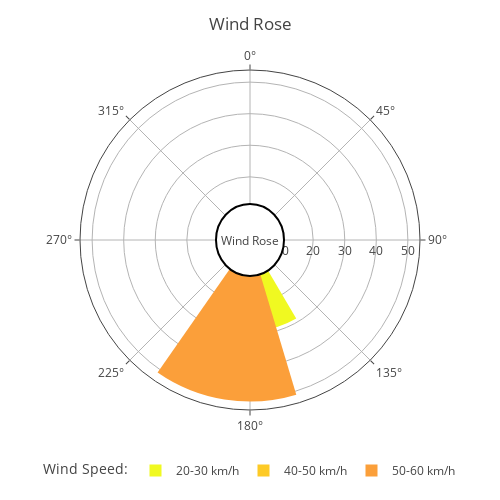

The code cell stored with this chart in its notebook:
### Code cell
wind_df = sta.plot_wind(df_filter1.query('uid == 13 and time <= 10'),style='bar')

### Figure 1 — Plotly figure (JSON) as saved in the notebook; plotly's stock layout.template omitted (floating-point values rounded to 4 significant figures)
{"data": [{"base": ["20-30 km/h"], "customdata": [[13, 175.3, 28.86, "2014-09-07 01:24:00"]], "hovertemplate": "<b>%{hovertext}</b><br><br>Wind Speed:=%{base}<br>velocity=%{customdata[2]}<br>direction=%{customdata[1]}<br>uid=%{customdata[0]}<br>timestamp=%{customdata[3]}<extra></extra>", "hovertext": ["13"], "legendgroup": "20-30 km/h", "marker": {"color": "#f0f921", "pattern": {"shape": ""}}, "name": "20-30 km/h", "r": [28.86], "showlegend": true, "subplot": "polar", "theta": [175.3], "type": "barpolar"}, {"base": ["40-50 km/h", "40-50 km/h", "40-50 km/h"], "customdata": [[13, 186.3, 41.0, "2014-09-07 01:12:00"], [13, 195.5, 42.38, "2014-09-07 02:00:00"], [13, 192.6, 45.54, "2014-09-07 01:48:00"]], "hovertemplate": "<b>%{hovertext}</b><br><br>Wind Speed:=%{base}<br>velocity=%{customdata[2]}<br>direction=%{customdata[1]}<br>uid=%{customdata[0]}<br>timestamp=%{customdata[3]}<extra></extra>", "hovertext": ["13", "13", "13"], "legendgroup": "40-50 km/h", "marker": {"color": "#fdca26", "pattern": {"shape": ""}}, "name": "40-50 km/h", "r": [41.0, 42.38, 45.54], "showlegend": true, "subplot": "polar", "theta": [186.3, 195.5, 192.6], "type": "barpolar"}, {"base": ["50-60 km/h"], "customdata": [[13, 189.1, 51.14, "2014-09-07 01:36:00"]], "hovertemplate": "<b>%{hovertext}</b><br><br>Wind Speed:=%{base}<br>velocity=%{customdata[2]}<br>direction=%{customdata[1]}<br>uid=%{customdata[0]}<br>timestamp=%{customdata[3]}<extra></extra>", "hovertext": ["13"], "legendgroup": "50-60 km/h", "marker": {"color": "#fb9f3a", "pattern": {"shape": ""}}, "name": "50-60 km/h", "r": [51.14], "showlegend": true, "subplot": "polar", "theta": [189.1], "type": "barpolar"}], "layout": {"annotations": [{"showarrow": false, "text": "Wind Rose", "x": 0.5, "y": 0.5}], "barmode": "relative", "font": {"size": 12}, "height": 500, "legend": {"orientation": "h", "title": {"text": "Wind Speed:"}, "tracegroupgap": 0, "x": 0.5, "xanchor": "center", "y": -0.1, "yanchor": "top"}, "margin": {"t": 60}, "polar": {"angularaxis": {"direction": "clockwise", "rotation": 90}, "domain": {"x": [0, 1], "y": [0, 1]}, "radialaxis": {"linewidth": 0, "showticklabels": true, "ticks": ""}}, "shapes": [{"fillcolor": "White", "line": {"color": "Black"}, "type": "circle", "x0": 0.4, "x1": 0.6, "xref": "paper", "y0": 0.4, "y1": 0.6, "yref": "paper"}], "title": {"text": "Wind Rose ", "x": 0.5}, "width": 500}}
